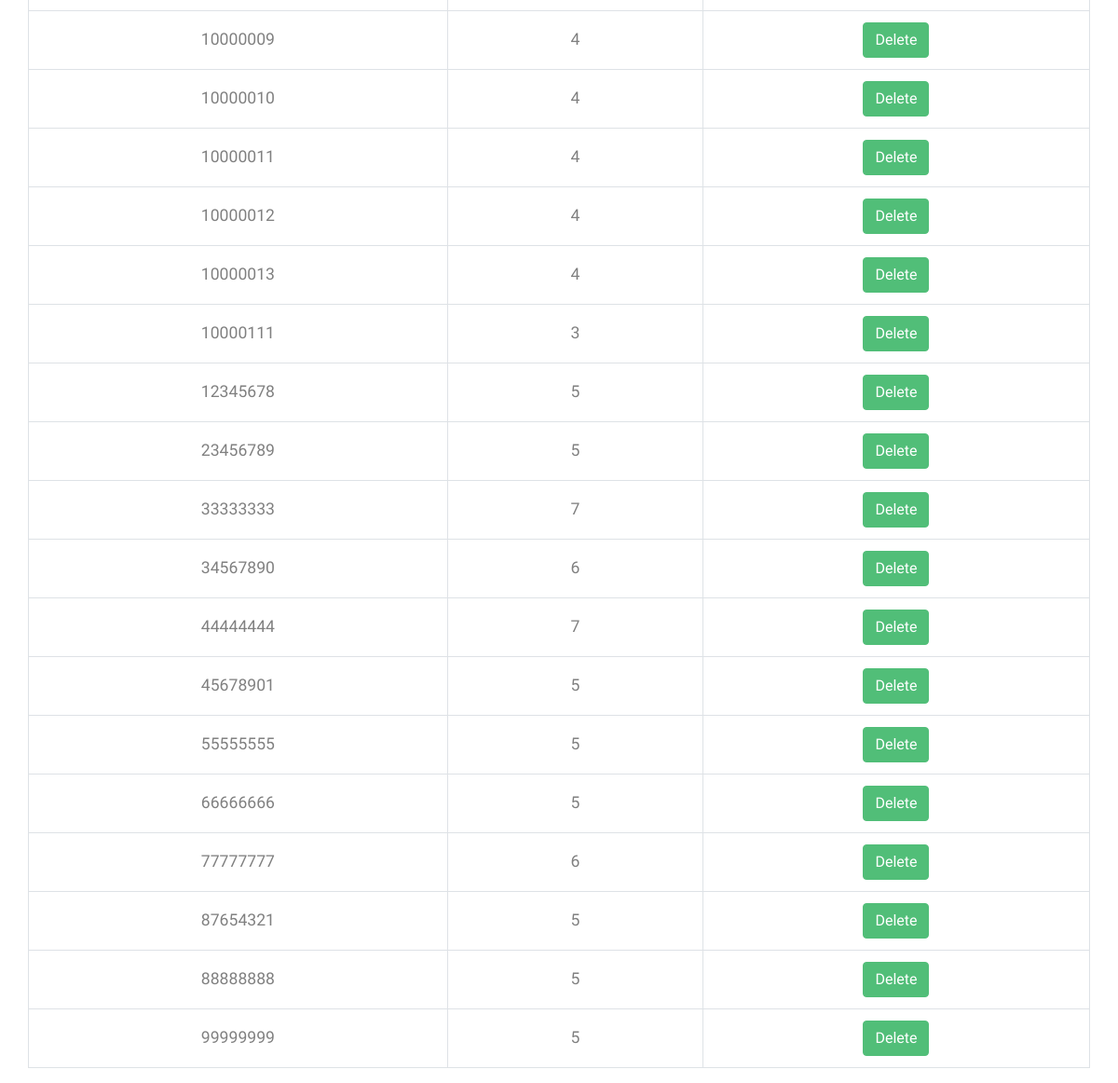
The app's page /REGS/src/users.php (signed in, lower part), older data.
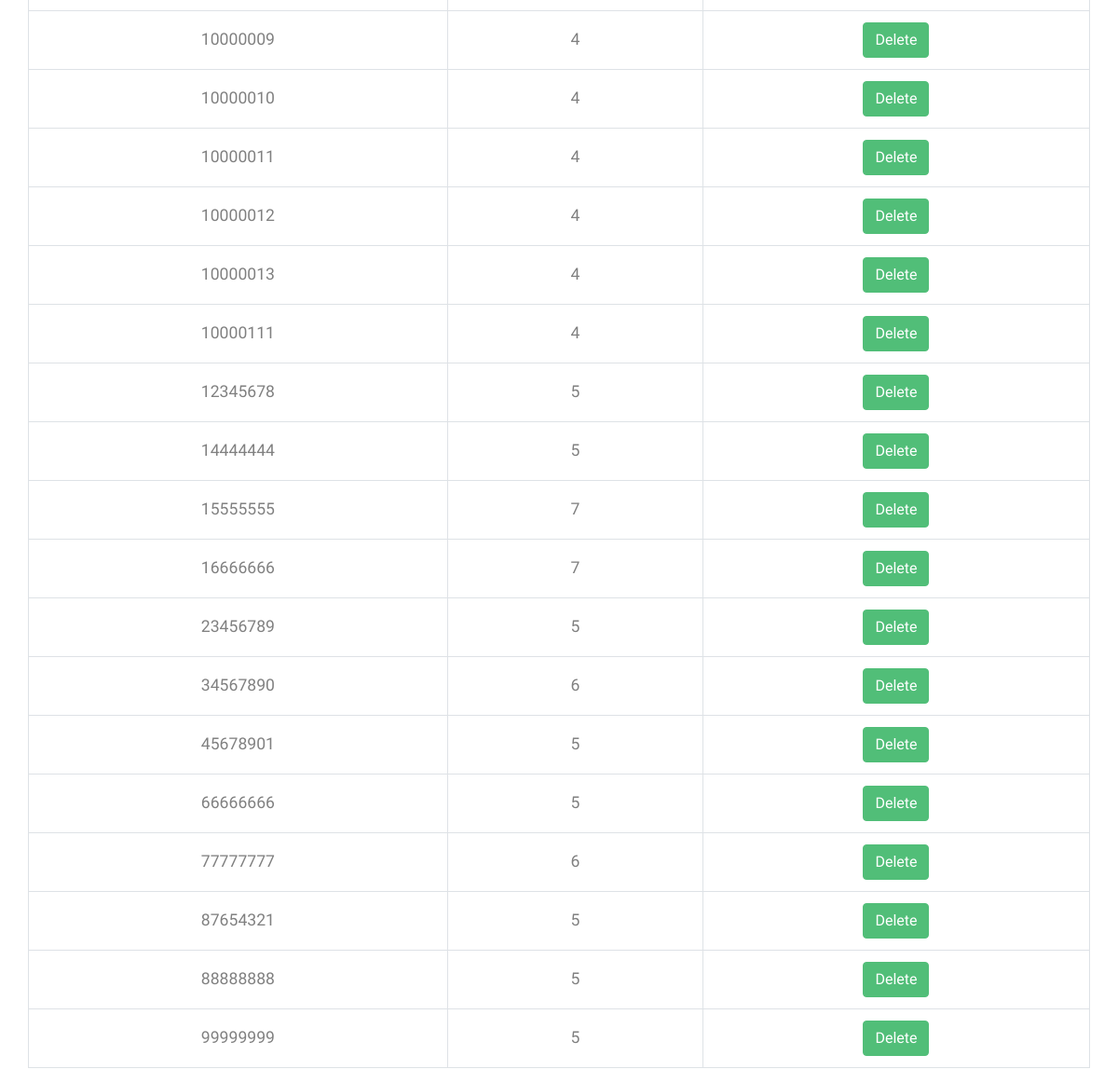
The same page, newer data.
### tables this page shows
create table users(
id int UNIQUE,
p_level int NOT NULL,  
password varchar(20) NOT NULL,
primary key (id)
);

### REGS/src/users.php (the view, shortened to what this page needs)
<?php
require_once ('header.php');
$dbc = mysqli_connect(DB_HOST, DB_USER, DB_PASSWORD, DB_NAME);
?>
<!DOCTYPE html>
<html lang="en">
<head>
</head>
<body>
	<div class="container mt-5">
		<h1 class="text-primary"> Users </h1> <br>
		<div class="row mt-3">
			<table class="table table-bordered">
				<tbody id="users_table">
			<?php
				$query = 'SELECT id, p_level
						  FROM users';
				$users = mysqli_query ($dbc, $query);
				while ($users && $u = mysqli_fetch_assoc ($users)) {
					echo '<tr class="text-center">';
					foreach ($u as $data) {
						echo '<td class="align-middle">' . $data . '</td>';
					}
					echo '<td class="align-middle">';
					if ($u['p_level'] == 1) {
						echo '<button class="btn btn-secondary" disabled> Delete </button>';
					} else {
						echo '<a href="users.php?id='. $u['id'] .'" class="btn btn-primary"> Delete </a>';
					}
					echo '</td> </tr>';
				}
			?>
				</tbody>
			</table>
		</div>
	</div>
</body>
</html>

Row changes from the older to the newer data that the page shows:
removed users: id "33333333", p_level "7"
removed users: id "44444444", p_level "7"
removed users: id "55555555", p_level "5"
added users: id "14444444", p_level "5"
added users: id "15555555", p_level "7"
added users: id "16666666", p_level "7"
Text that changed along with them:
new list line: "4"
list line gone: "3"
